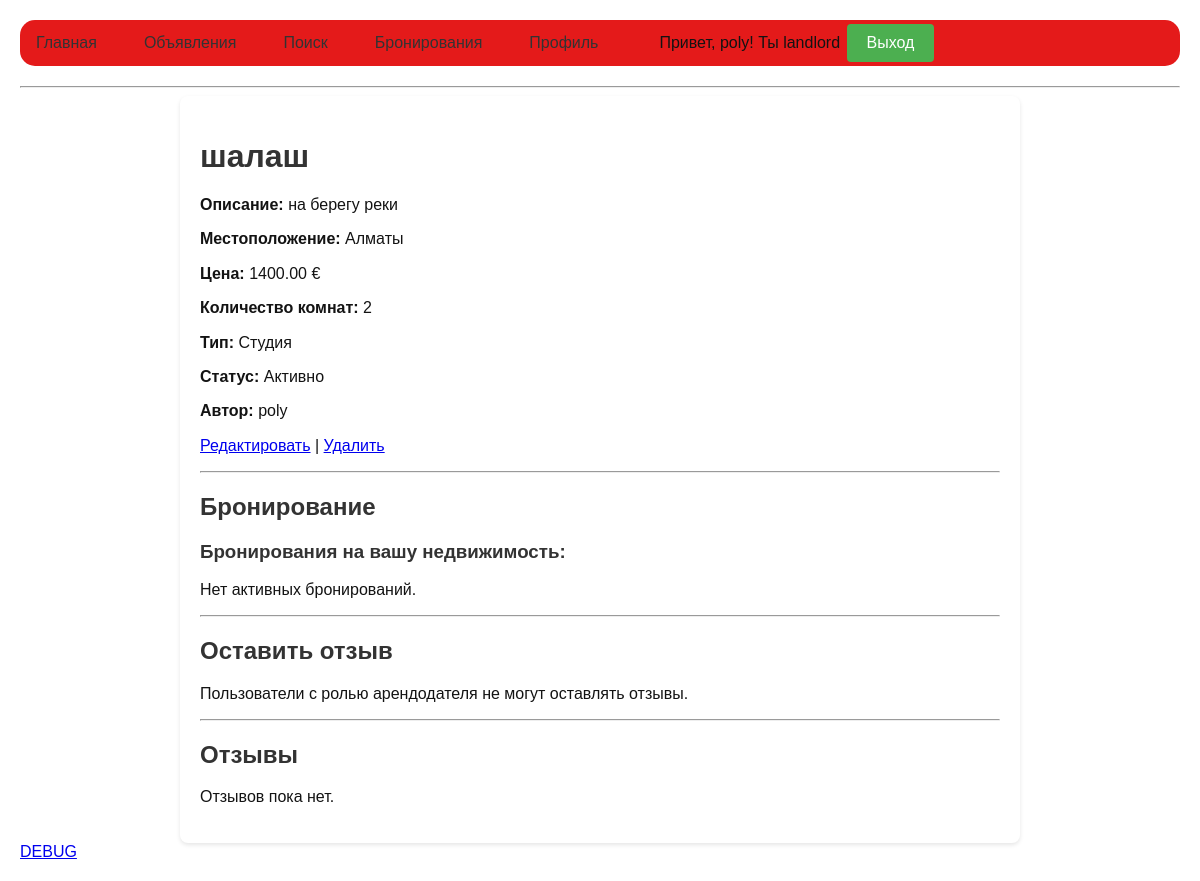
Page /listings/4/ (signed in) on the earlier database version.
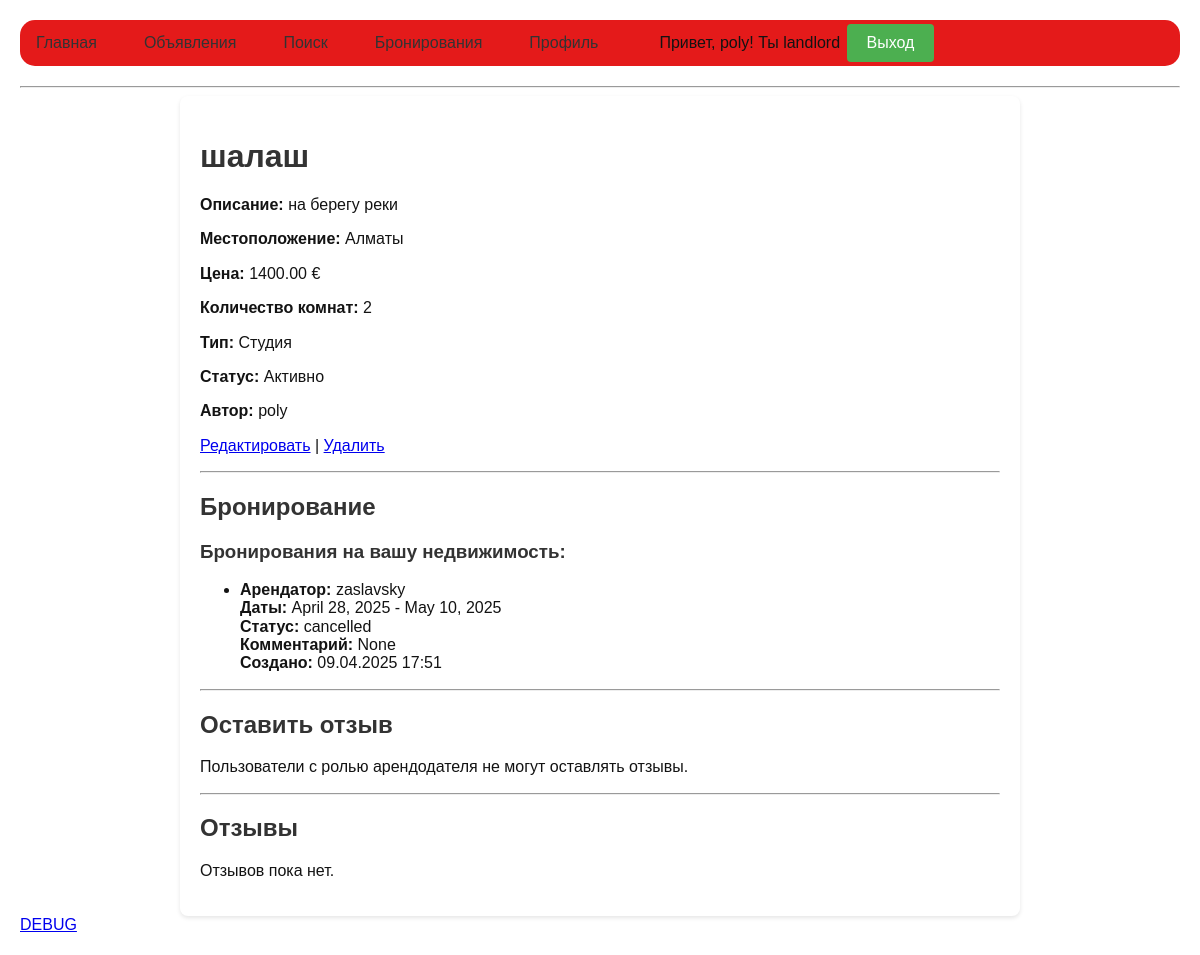
Same page on the later database version.
### bookings/models.py (models this page shows, shortened)
class Booking(models.Model):
    STATUS_CHOICES = [
        ('pending', 'Ожидает подтверждения'),
        ('confirmed', 'Подтверждено'),
        ('cancelled', 'Отменено'),
    ]
    user = models.ForeignKey(settings.AUTH_USER_MODEL, related_name='bookings', on_delete=models.CASCADE)
    listing = models.ForeignKey(Listing, related_name='bookings', on_delete=models.CASCADE)
    start_date = models.DateField()
    end_date = models.DateField()
    status = models.CharField(max_length=20, choices=STATUS_CHOICES, default='pending')
    created_at = models.DateTimeField(auto_now_add=True)
    comments = models.TextField(blank=True, null=True)

### accounts/models.py (models this page shows, shortened)
class CustomUser(AbstractUser):
    ROLE_CHOICES = (
        ('tenant', 'Арендатор'),
        ('landlord', 'Арендодатель'),
    )
    role = models.CharField(max_length=20, choices=ROLE_CHOICES, default='tenant')

### listings/views.py (the view, shortened to what this page needs)
# urls.py: path('<int:pk>/', listing_detail, name='listing-detail'),  # Use the function-based view
def listing_detail(request, pk):
    listing = get_object_or_404(Listing, pk=pk)
    reviews = listing.reviews.all()
    review_form = ReviewForm()
    booking_form = BookingForm()
    booking_success = False
    is_tenant = request.user.role == 'tenant' if request.user.is_authenticated else False
    is_landlord = request.user.role == 'landlord' if request.user.is_authenticated else False
    if request.method == 'POST' and 'reject_booking' in request.POST and is_landlord:
        booking_id = request.POST.get('reject_booking')
        booking = get_object_or_404(Booking, id=booking_id, listing=listing, listing__owner=request.user)
        booking.status = 'cancelled'
        booking.save()
    if request.method == 'POST' and 'confirm_booking' in request.POST and is_landlord:
        booking_id = request.POST.get('confirm_booking')
        booking = get_object_or_404(Booking, id=booking_id, listing=listing, listing__owner=request.user)
        booking.status = 'confirmed'
        booking.save()
    landlord_bookings = None
    if is_landlord:
        landlord_bookings = Booking.objects.filter(listing=listing, listing__owner=request.user)
    return render(request, 'listings/listing_detail.html', {
        'listing': listing,
        'reviews': reviews,
        'review_form': review_form,
        'booking_form': booking_form,
        'booking_success': booking_success,
        'is_tenant': is_tenant,
        'is_landlord': is_landlord,
        'landlord_bookings': landlord_bookings,
    })

### templates/listings/listing_detail.html (shortened to what this page needs)
{% extends "base.html" %}
{% block content %}
<h1>{{ listing.title }}</h1>
<p><strong>Описание:</strong> {{ listing.description }}</p>
<p><strong>Местоположение:</strong> {{ listing.location }}</p>
<p><strong>Цена:</strong> {{ listing.price }} €</p>
<p><strong>Количество комнат:</strong> {{ listing.rooms }}</p>
<p><strong>Тип:</strong> {{ listing.get_property_type_display }}</p>
<p><strong>Статус:</strong> {{ listing.get_status_display }}</p>
<p><strong>Автор:</strong> {{ listing.owner.username }}</p>
{% if user.is_authenticated and user == listing.owner %}
    <p>
        <a href="{% url 'listing-update' listing.pk %}">Редактировать</a> |
        <a href="{% url 'listing-delete' listing.pk %}">Удалить</a>
    </p>
{% endif %}
<hr>
<h2>Бронирование</h2>
{% if is_landlord %}
    <h3>Бронирования на вашу недвижимость:</h3>
    {% if landlord_bookings %}
        <ul>
            {% for booking in landlord_bookings %}
                <li>
                    <strong>Арендатор:</strong> {{ booking.user.username }}<br>
                    <strong>Даты:</strong> {{ booking.start_date }} - {{ booking.end_date }}<br>
                    <strong>Статус:</strong> {{ booking.status }}<br>
                    <strong>Комментарий:</strong> {{ booking.comments }}<br>
                    <strong>Создано:</strong> {{ booking.created_at|date:"d.m.Y H:i" }}<br>
                </li>
            {% endfor %}
        </ul>
    {% else %}
        <p>Нет активных бронирований.</p>
    {% endif %}
{% else %}
    <p>Для бронирования <a href="{% url 'login' %}">войдите в систему</a>.</p>
{% endif %}
<hr>
<h2>Оставить отзыв</h2>
{% if user.is_authenticated and not is_landlord %}
    <form method="post" action="{% url 'review-create-fbv' listing.pk %}">
        {% csrf_token %}
        {{ review_form.rating.label_tag }}
        <input type="number" name="rating" id="id_rating" min="0" max="5" required>
        {{ review_form.comment.label_tag }}
        {{ review_form.comment }}
        <button type="submit" name="review_submit">Отправить отзыв</button>
    </form>
{% elif user.is_authenticated %}
    <p>Пользователи с ролью арендодателя не могут оставлять отзывы.</p>
{% else %}
    <p>Для оставления отзыва <a href="{% url 'login' %}">войдите в систему</a>.</p>
{% endif %}
<hr>
<h2>Отзывы</h2>
{% if reviews %}
    <ul>
        {% for review in reviews %}
            <li>
                <strong>{{ review.user.username }}</strong> оценил(а): {{ review.rating }}/5<br>
                <em>{{ review.comment }}</em><br>
                <small>{{ review.created_at|date:"d.m.Y H:i" }}</small>
            </li>
        {% endfor %}
    </ul>
{% else %}
    <p>Отзывов пока нет.</p>
{% endif %}
{% endblock content %}

Differences in the rows shown:
added Booking: user.username "zaslavsky", start_date "April 28, 2025", end_date "May 10, 2025", status "cancelled", comments "None", created_at "09.04.2025 17:51"
Other differences:
text no longer shown: "Нет активных бронирований."
